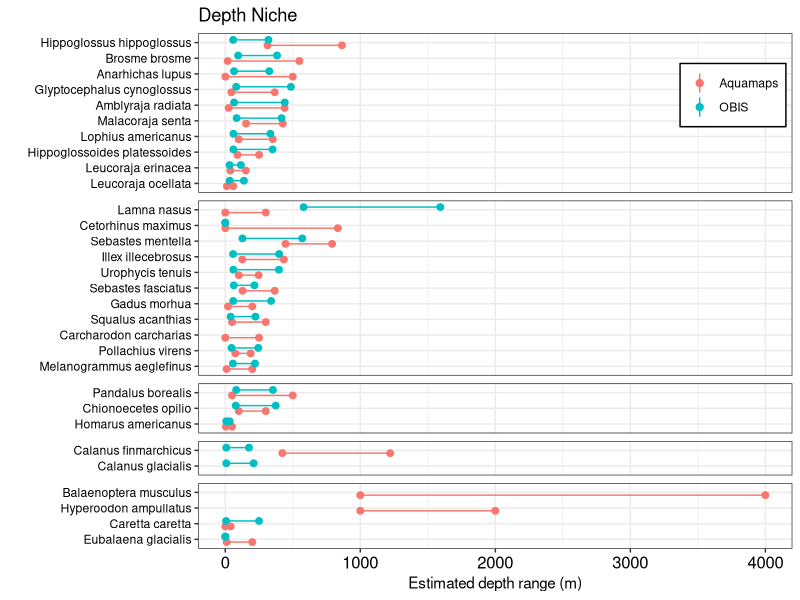
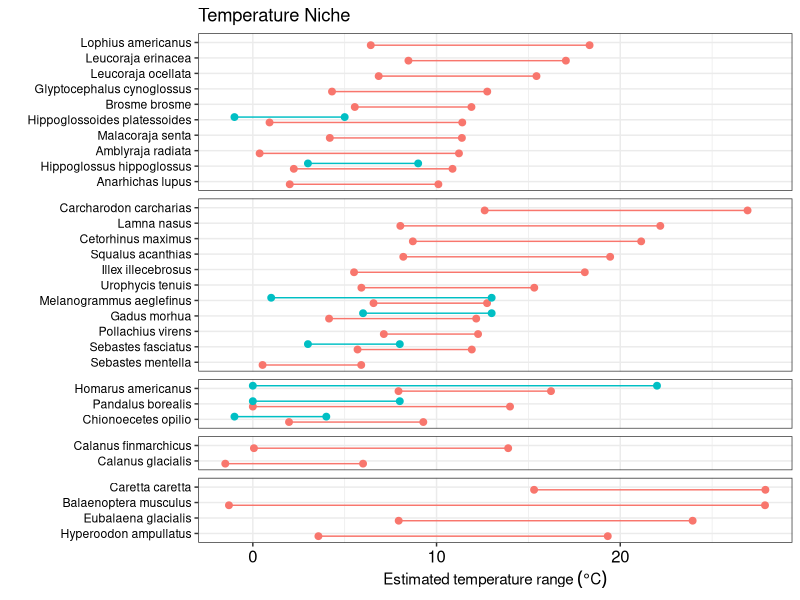
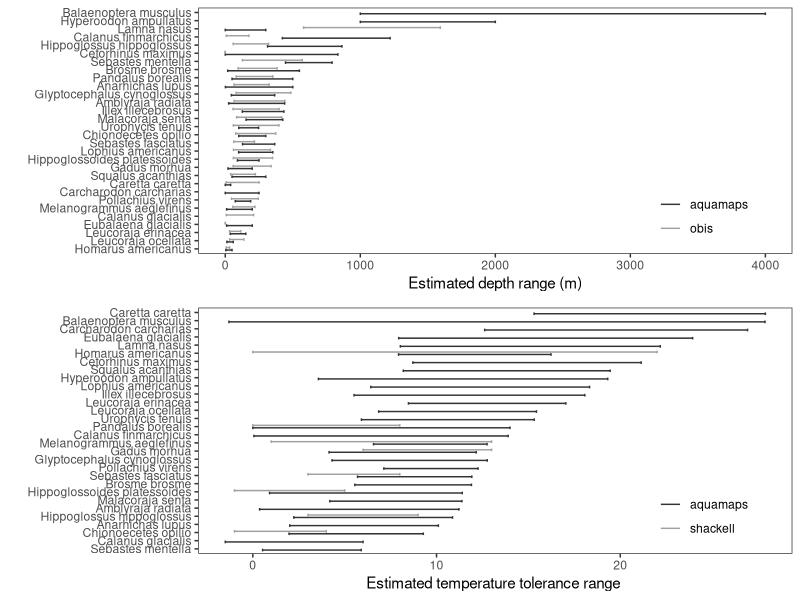
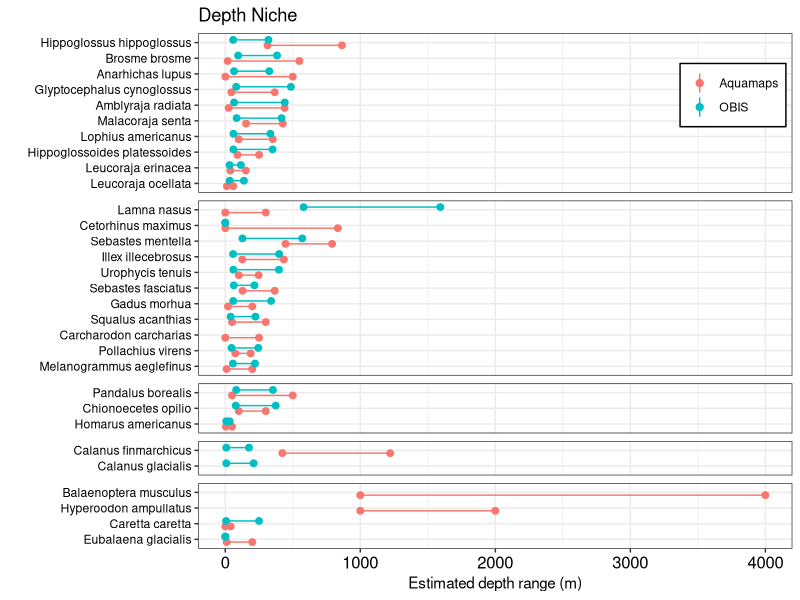
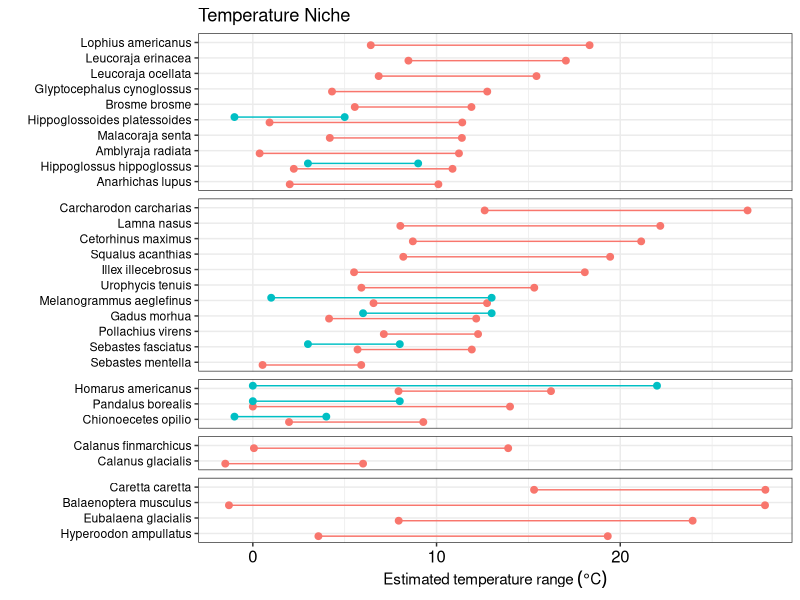
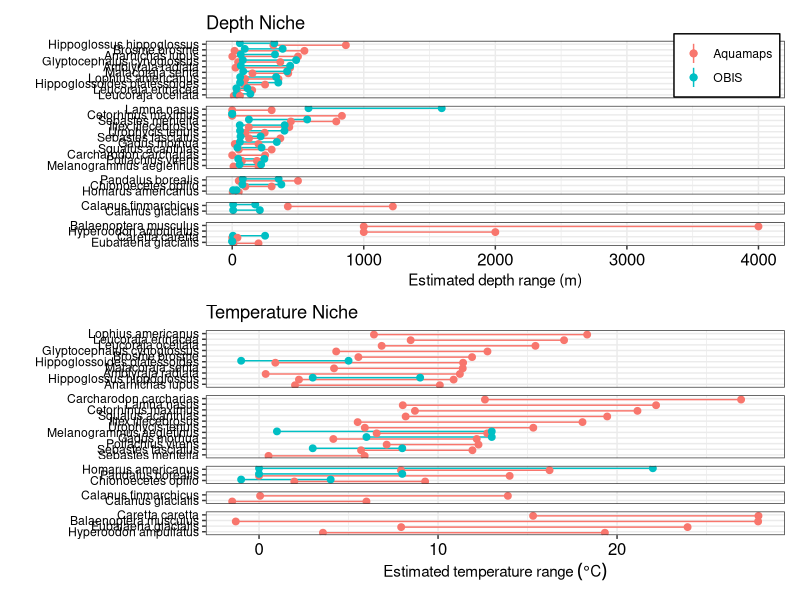
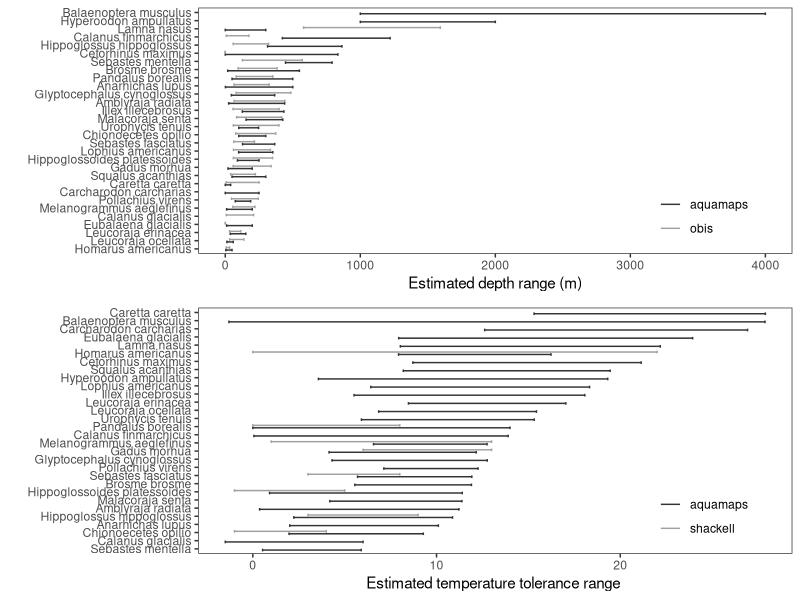
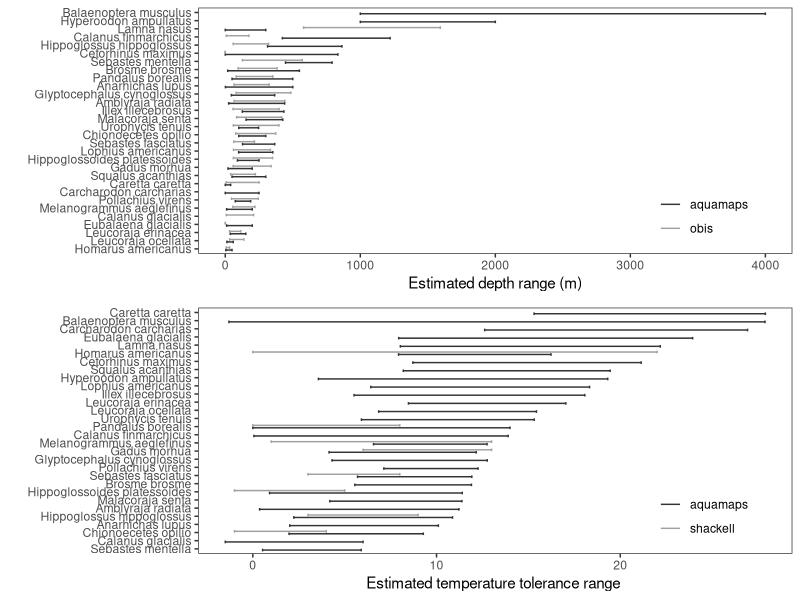

Source code (R) for these figures, in order:
### Ryan's code to create ggplot of the depth and thermal range comparisons

#load libraries ----
library(ggplot2)
library(dplyr)
library(tidyr)
library(patchwork)

#load data ----
groupings <- read.csv("data/species_grouping.csv")%>%select(SciName,functional_group,cosewic_status)%>%rename(scientific_name=SciName)

niches <- read.csv("data/species_niche_formatted.csv")%>%
  dplyr::select(- functional_group)%>%
  left_join(.,groupings)%>%
  mutate(functional_group = factor(functional_group,levels=rev(c("Mammals/Reptiles","Copepod","Benthic Invertebrates",
                                                                 "Pelagic Fish/Cepholopods","Benthic fish"))))

  #filter(!SciName %in% c("Sebastes mentella","Calanus glacialis"))

#make depth plot -----

    #Assign the order so that it plots with the species with the deeptest depth first down the the shallowest possible depth among the ranges
    depth_order <- niches%>%
                    filter(var=="depth")%>%
                    group_by(scientific_name,functional_group)%>%
                    summarise(max=max(upper,na.rm=T))%>% # highest estimated depth among datasets
                    ungroup()%>%
                    arrange(functional_group,max)%>%
                    pull(scientific_name)
    
    #Subset the data for just depth and order the scientific names (which will be the y axis after cord_flip) to be the order in depth_order
    depth_data <- niches%>%
                  filter(var=="depth")%>%
                  mutate(scientific_name=factor(scientific_name,levels=depth_order))
    
    #construct the plot
    depth_plot <- ggplot(data=depth_data,aes(group=interaction(scientific_name,type),col=type,
                                               y=upper,ymin=lower,ymax=upper,x=scientific_name))+
      geom_linerange(position = position_dodge(0.7))+ #line spanning the range
      geom_point(aes(y=lower),position = position_dodge(0.7),size=2)+ #point at the lower point
      geom_point(position = position_dodge(0.7),size=2)+ #point at the upper point
      facet_grid(functional_group~.,scales="free",space="free")+
      theme_bw()+
      labs(y="Estimated depth range (m)",x="",col="",title="Depth Niche")+
      coord_flip()+ #this will invert the x and y axes. I do this because syntactically it is easier to start with the data ranges on the y axis
      theme(legend.position = c(0.90,0.88),
            legend.background = element_rect(colour = "black"),
            legend.title = element_blank(),
            strip.background.y = element_blank(),
            strip.text.y = element_blank(),
            axis.text.x = element_text(size=12,colour="black"),
            axis.text.y = element_text(colour="black"),
            panel.spacing.x = unit(4, "mm"));depth_plot
 
#Make the temperature plot ------

    #Assign the order so that it plots with the species with the highest temp first down the the lowest possible temp among the ranges
    temp_order <- niches%>%
                    filter(var=="temp")%>%
                    group_by(scientific_name,functional_group)%>%
                    summarise(max=max(upper,na.rm=T))%>% # highest estimated depth among datasets
                    ungroup()%>%
                    arrange(functional_group,max)%>%
                    pull(scientific_name)
    
    #Subset the data for just temperature and order the scientific names (which will be the y axis after cord_flip) to be the order in temp_order
    temp_data <-niches%>%
                filter(var=="temp")%>%
                mutate(scientific_name=factor(scientific_name,levels=temp_order))
    
    #construct the plot
    temp_plot <- ggplot(data=temp_data,aes(group=interaction(scientific_name,type),col=type,
                                             y=upper,ymin=lower,ymax=upper,x=scientific_name))+
                  geom_linerange(position = position_dodge(0.7))+
                  geom_point(aes(y=lower),position = position_dodge(0.7),size=2)+
                  geom_point(position = position_dodge(0.7),size=2)+
                  facet_grid(functional_group~.,scales="free",space="free")+
                  theme_bw()+
                  labs(y=expression("Estimated temperature range " ( degree*C)),x="",col="",title="Temperature Niche")+
                  coord_flip()+
                  theme(legend.position = "none",
                        strip.background.y = element_blank(),
                        strip.text.y = element_blank(),
                        axis.text.x = element_text(size=12,colour="black"),
                        axis.text.y = element_text(colour="black"),
                        panel.spacing.x = unit(4, "mm"));temp_plot
    
 
#Now lets combine the plots together using patchwork. This makes the whole process more simple because the plot order and axis scaling is independant among plots. This also alows you to build on the existing plots
    alt_depth_plot <- depth_plot+
                      scale_y_continuous(position="left") #because the original plot is flipped we have to make the plot have a differnet y axis which is flipped in its basis formulation
                      
    alt_temp_plot <- temp_plot
    
    combo_plot <- alt_depth_plot + alt_temp_plot + plot_layout(nrow=2)

## save the plots -----
    ggsave("output/depth_comparison.png",depth_plot,width=6,height=6,units="in",dpi=300)
    ggsave("output/temp_comparison.png",temp_plot,width=6,height=6,units="in",dpi=300)
    ggsave("output/combination_comparison.png",combo_plot,width=8,height=9,units="in",dpi=600)

    #End.
    
    
#### Christine's ggplot code ####
    #note: I like Ryan's better, but showing you anyways 
    #so you get an example of how there are always multiple ways 
      #to do the same thing
    #Also, there are a few peices of code in here that will be good for 
    #you to learn (e.g., black and white colour scale)
df<-read.csv("data/Species list-Shaylyn_reformatted.csv")
head(df) #see reformatting and new column names

require(ggplot2) # can use "library()" or "require()"... both work
require(dplyr)
require(tidyr)
require(patchwork)

#use Ryan's code for ordering -- definitely most effective
depth_order <- df%>%
  filter(var=="depth")%>%
  group_by(sci.name)%>%
  summarise(max=max(upr,na.rm=T))%>% # highest estimated depth among datasets
  ungroup()%>%
  arrange(max)%>% # too many here
  select(sci.name)

#limit data to where depth data exist (only aquamaps and obis), and reorder sci.name by depth
#note square brackets to subset data
df.d <- df[df$source%in%c("aquamaps","obis"),]%>%
  filter(var=="depth")%>%
  mutate(sci.name=factor(sci.name,levels=depth_order$sci.name))

p.depth<-ggplot(data=df.d,aes(group=source,col=source,x=upr,
                xmin=lwr,xmax=upr.depth,y=sci.name))+
  geom_errorbar(aes(xmin=lwr, xmax=upr), width=0.65,
                position=position_dodge(width=0.6))+
  theme_bw()+
  scale_colour_grey(start=0.2, end=0.63)+
  labs(x="Estimated depth range (m)",y="",col="")+
  theme(legend.position = c(0.85,0.2),
        panel.grid = element_blank())

#Ryan's code for ordering again
temp_order <- df%>%
  filter(var=="temp")%>%
  group_by(sci.name)%>%
  summarise(max=max(upr,na.rm=T))%>% # highest estimated depth among datasets
  ungroup()%>%
  arrange(max)%>% # too many here
  select(sci.name)

#limit data to our temps (only aquamaps and shackell), and reorder sci.name by temp
df.t <- df[df$source%in%c("aquamaps","shackell"),]%>%
  filter(var=="temp")%>%
  mutate(sci.name=factor(sci.name,levels=temp_order$sci.name))

p.temp<-ggplot(data=df.t,aes(group=source,col=source,x=upr,
                              xmin=lwr,xmax=upr.depth,y=sci.name))+
  geom_errorbar(aes(xmin=lwr, xmax=upr), width=0.65,
                position=position_dodge(width=0.6))+
  theme_bw()+
  scale_colour_grey(start=0.2, end=0.63)+
  labs(x="Estimated temperature tolerance range ",y="",col="")+
  theme(legend.position = c(0.85,0.2),
        panel.grid = element_blank())

#I have only used grid.arrange in the past, shown here, but Ryan's way 
  #to combine plots using patchwork is better n the long-run
  #(you'll run into fewer issues with lining up y axes when plots get more complicated)
  #but mine works great here and is quite simple
require(gridExtra)
grid.arrange(p.depth,p.temp,ncol=1)

#We could also arrange the y-axes both by depth, so they match
#Then we could merge the two plots side-by-side (i.e., ncol=2 in grid.arrange),
  #so that they are 2 panels of the same figure
#I often do this by clipping the figures together in GIMP

#..and another way to print your plots to a tiff 
  #tiff often a good choice for publications (they usually perfer tiff over jpeg)
  #also note 300dpi is often the preferred resolution for publications
  #168mm is also the maximum width of a figure for publication (full page)
tiff("output/Depth-TempRanges.tiff",width=168,height=168,units="mm",compression="lzw",bg="white", res=300)
grid.arrange(p.depth,p.temp,ncol=1) # note that the original had a '&' in the file name and github won't track the change. I am actually not sure why
dev.off() #apparently tiff won't show up in figures at main page of repository because github doesnt like tiffs, alas, Ill save as png just for GitHub

ggsave("output/storts_range_plot.png",grid.arrange(p.depth,p.temp,ncol=1),width=8,height=9,units="in",dpi=300)

##Final notes: 
##It's often a good idea to stick with black and grey 
  #colour-schemes to avoid the issue of red/green being hard to decipher 
  #for colour-blind people, and because it can be cheaper to publish
  #black and white manuscripts.
##With my code, I usually save the figure and check the legend position
  #sometimes I need to go back and adjust the position since it changes
  #slightly after saving to tiff.
